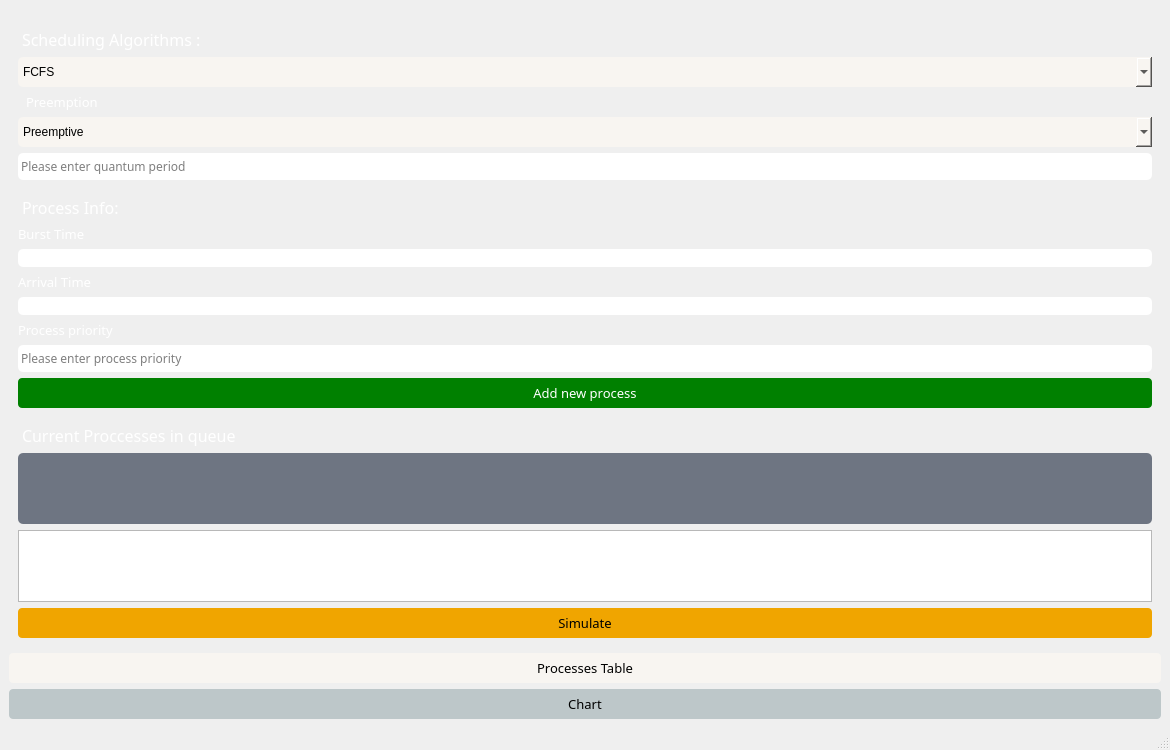
<?xml version="1.0" encoding="UTF-8"?>
<ui version="4.0">
 <class>MainWindow</class>
 <widget class="QMainWindow" name="MainWindow">
  <property name="geometry">
   <rect>
    <x>0</x>
    <y>0</y>
    <width>1170</width>
    <height>750</height>
   </rect>
  </property>
  <property name="windowTitle">
   <string>Processes Schedular</string>
  </property>
  <property name="autoFillBackground">
   <bool>false</bool>
  </property>
  <property name="styleSheet">
   <string notr="true">MainWindow{
background: #02475e;
}</string>
  </property>
  <widget class="QWidget" name="centralwidget">
   <layout class="QGridLayout" name="gridLayout">
    <item row="1" column="0">
     <widget class="QPushButton" name="pushButton_2">
      <property name="font">
       <font>
        <family>Century Gothic</family>
        <pointsize>10</pointsize>
       </font>
      </property>
      <property name="styleSheet">
       <string notr="true">QPushButton{
background-color: #f8f5f1;
color:black;
border-radius: 4px;
height: 30px;
}</string>
      </property>
      <property name="text">
       <string>Processes Table</string>
      </property>
     </widget>
    </item>
    <item row="2" column="0">
     <widget class="QPushButton" name="pushButton_3">
      <property name="font">
       <font>
        <family>Century Gothic</family>
        <pointsize>10</pointsize>
       </font>
      </property>
      <property name="styleSheet">
       <string notr="true">QPushButton{
background-color: #bdc7c9;
color:black;
border-radius: 4px;
height: 30px;
}</string>
      </property>
      <property name="text">
       <string>Chart</string>
      </property>
     </widget>
    </item>
    <item row="0" column="0">
     <widget class="QStackedWidget" name="stackedWidget">
      <property name="currentIndex">
       <number>0</number>
      </property>
      <widget class="QWidget" name="page_3">
       <layout class="QVBoxLayout" name="verticalLayout_2">
        <item>
         <layout class="QVBoxLayout" name="verticalLayout"/>
        </item>
        <item>
         <widget class="QLabel" name="label_5">
          <property name="font">
           <font>
            <family>Century Gothic</family>
            <pointsize>12</pointsize>
           </font>
          </property>
          <property name="styleSheet">
           <string notr="true">QLabel{
margin-top : 10px;
color: white;
}</string>
          </property>
          <property name="text">
           <string>Scheduling Algorithms : </string>
          </property>
         </widget>
        </item>
        <item>
         <widget class="QComboBox" name="schedularType">
          <property name="styleSheet">
           <string notr="true">QComboBox{
border-radius: 5px;
min-height: 30px;
background-color: #f8f5f1;
}</string>
          </property>
          <item>
           <property name="text">
            <string>FCFS</string>
           </property>
          </item>
          <item>
           <property name="text">
            <string>SJF</string>
           </property>
          </item>
          <item>
           <property name="text">
            <string>RR</string>
           </property>
          </item>
          <item>
           <property name="text">
            <string>Priority</string>
           </property>
          </item>
         </widget>
        </item>
        <item>
         <widget class="QLabel" name="preLabel">
          <property name="font">
           <font>
            <family>Century Gothic</family>
            <pointsize>10</pointsize>
           </font>
          </property>
          <property name="styleSheet">
           <string notr="true">QLabel{
color: white;
margin-left: 5px;
}</string>
          </property>
          <property name="text">
           <string>Preemption</string>
          </property>
         </widget>
        </item>
        <item>
         <widget class="QComboBox" name="preBox">
          <property name="styleSheet">
           <string notr="true">QComboBox{
border-radius: 5px;
min-height: 30px;
background-color: #f8f5f1;
}</string>
          </property>
          <item>
           <property name="text">
            <string>Preemptive</string>
           </property>
          </item>
          <item>
           <property name="text">
            <string>Non-Preemptive</string>
           </property>
          </item>
         </widget>
        </item>
        <item>
         <widget class="QLineEdit" name="quantumPeriod">
          <property name="font">
           <font>
            <family>Century Gothic</family>
           </font>
          </property>
          <property name="toolTip">
           <string>Please enter quantum period</string>
          </property>
          <property name="styleSheet">
           <string notr="true">QLineEdit {
	border-radius: 5px;
	border: 2px;
	padding: 1px;
	min-height: 25px;

}</string>
          </property>
          <property name="placeholderText">
           <string>Please enter quantum period</string>
          </property>
         </widget>
        </item>
        <item>
         <widget class="QLabel" name="label">
          <property name="font">
           <font>
            <family>Century Gothic</family>
            <pointsize>12</pointsize>
           </font>
          </property>
          <property name="contextMenuPolicy">
           <enum>Qt::NoContextMenu</enum>
          </property>
          <property name="styleSheet">
           <string notr="true">QLabel{
margin-top : 10px;
color: white;
}</string>
          </property>
          <property name="text">
           <string>Process Info: </string>
          </property>
         </widget>
        </item>
        <item>
         <widget class="QLabel" name="label_3">
          <property name="font">
           <font>
            <family>Century Gothic</family>
            <pointsize>10</pointsize>
           </font>
          </property>
          <property name="styleSheet">
           <string notr="true">QLabel{
color:white;
}</string>
          </property>
          <property name="text">
           <string>Burst Time</string>
          </property>
         </widget>
        </item>
        <item>
         <widget class="QLineEdit" name="arrivalTime">
          <property name="styleSheet">
           <string notr="true">QLineEdit {
	border-radius: 5px;
	border: 2px;
	padding: 1px;
}</string>
          </property>
         </widget>
        </item>
        <item>
         <widget class="QLabel" name="label_2">
          <property name="font">
           <font>
            <family>Century Gothic</family>
            <pointsize>10</pointsize>
           </font>
          </property>
          <property name="styleSheet">
           <string notr="true">QLabel{
color:white;
}</string>
          </property>
          <property name="text">
           <string>Arrival Time</string>
          </property>
         </widget>
        </item>
        <item>
         <widget class="QLineEdit" name="burstTime">
          <property name="styleSheet">
           <string notr="true">QLineEdit {
	border-radius: 5px;
	border: 2px;
	padding: 1px;
}</string>
          </property>
         </widget>
        </item>
        <item>
         <widget class="QLabel" name="label_6">
          <property name="font">
           <font>
            <family>Century Gothic</family>
            <pointsize>10</pointsize>
           </font>
          </property>
          <property name="styleSheet">
           <string notr="true">QLabel{
color:white;
}</string>
          </property>
          <property name="text">
           <string>Process priority</string>
          </property>
         </widget>
        </item>
        <item>
         <widget class="QLineEdit" name="processPio">
          <property name="font">
           <font>
            <family>Century Gothic</family>
           </font>
          </property>
          <property name="styleSheet">
           <string notr="true">QLineEdit {
	border-radius: 5px;
	border: 2px;
	padding: 1px;
	min-height: 25px;
}</string>
          </property>
          <property name="placeholderText">
           <string>Please enter process priority </string>
          </property>
         </widget>
        </item>
        <item>
         <widget class="QPushButton" name="pushButton">
          <property name="font">
           <font>
            <family>Century Gothic</family>
            <pointsize>10</pointsize>
           </font>
          </property>
          <property name="styleSheet">
           <string notr="true">QPushButton{
background-color: green;
color:white;
border-radius: 4px;
height: 30px;
}</string>
          </property>
          <property name="text">
           <string>Add new process</string>
          </property>
         </widget>
        </item>
        <item>
         <widget class="QLabel" name="label_4">
          <property name="font">
           <font>
            <family>Century Gothic</family>
            <pointsize>12</pointsize>
           </font>
          </property>
          <property name="styleSheet">
           <string notr="true">QLabel{
margin-top : 10px;
color: white;
}</string>
          </property>
          <property name="text">
           <string>Current Proccesses in queue</string>
          </property>
         </widget>
        </item>
        <item>
         <widget class="QTextBrowser" name="textBrowser">
          <property name="font">
           <font>
            <family>Century Gothic</family>
            <pointsize>12</pointsize>
           </font>
          </property>
          <property name="styleSheet">
           <string notr="true">QTextBrowser {
	border-radius: 5px;
	border: 2px;
	padding: 1px;
	background-color: #6e7582;
	color: white;
}</string>
          </property>
         </widget>
        </item>
        <item>
         <widget class="QTextBrowser" name="table2">
          <property name="font">
           <font>
            <family>Century Gothic</family>
            <pointsize>10</pointsize>
           </font>
          </property>
         </widget>
        </item>
        <item>
         <widget class="QPushButton" name="simulateButton">
          <property name="font">
           <font>
            <family>Century Gothic</family>
            <pointsize>10</pointsize>
           </font>
          </property>
          <property name="styleSheet">
           <string notr="true">QPushButton{
background-color: #f0a500;
color:white;
border-radius: 4px;
height: 30px;
color: black;
}</string>
          </property>
          <property name="text">
           <string>Simulate</string>
          </property>
         </widget>
        </item>
       </layout>
      </widget>
      <widget class="QWidget" name="page_4">
       <layout class="QGridLayout" name="gridLayout_2"/>
      </widget>
     </widget>
    </item>
   </layout>
  </widget>
  <widget class="QMenuBar" name="menubar">
   <property name="geometry">
    <rect>
     <x>0</x>
     <y>0</y>
     <width>1170</width>
     <height>21</height>
    </rect>
   </property>
  </widget>
  <widget class="QStatusBar" name="statusbar"/>
 </widget>
 <resources/>
 <connections>
  <connection>
   <sender>pushButton</sender>
   <signal>clicked()</signal>
   <receiver>MainWindow</receiver>
   <slot>update()</slot>
   <hints>
    <hint type="sourcelabel">
     <x>283</x>
     <y>494</y>
    </hint>
    <hint type="destinationlabel">
     <x>352</x>
     <y>387</y>
    </hint>
   </hints>
  </connection>
 </connections>
</ui>
